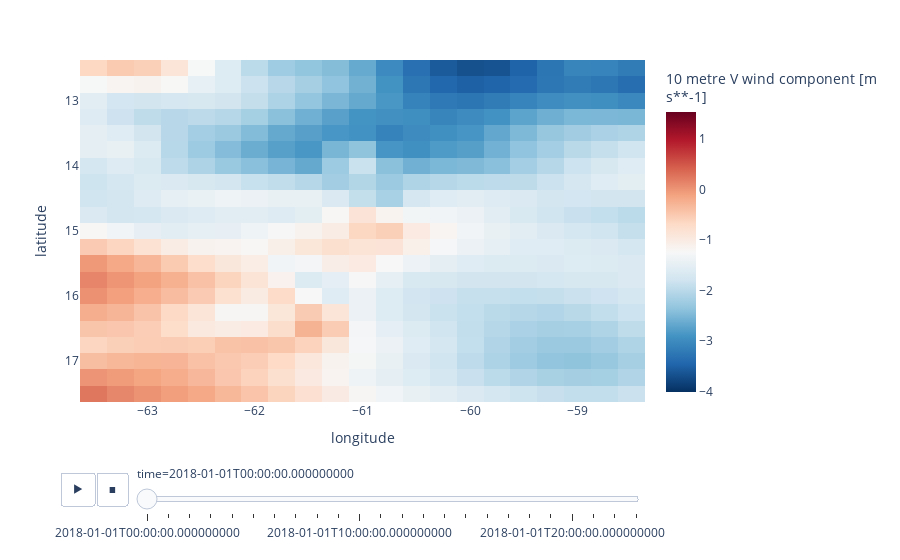

Source (notebook cell):
### Markdown cell above
### Code to visualize your variables

### Code cell
variable_name= 'v10'

try :
    nc = Dataset(os.path.join(path,'api',filename+'.nc'), 'r')
    ds = xr.open_dataset(xr.backends.NetCDF4DataStore(nc))
except FileNotFoundError :  
    print('no ERA data with this variable')
    sys.exit()

ds = ds[variable_name]

fig = px.imshow(ds, animation_frame='time', zmin=float(ds.min()), zmax=float(ds.max()), color_continuous_scale='RdBu_r')

fig.show()

### Figure 1 — Plotly figure (JSON) as saved in the notebook; plotly's stock layout.template omitted (floating-point values rounded to 4 significant figures; data arrays with more than 128 entries replaced by an {"elided": "..."} marker saying what was removed)
{"data": [{"coloraxis": "coloraxis", "hovertemplate": "longitude: %{x}<br>latitude: %{y}<br>10 metre V wind component [m<br>s**-1]: %{z}<extra></extra>", "name": "0", "type": "heatmap", "x": [-63.5, -63.25, -63, -62.75, -62.5, -62.25, -62, -61.75, -61.5, -61.25, -61, -60.75, -60.5, -60.25, -60, -59.75, -59.5, -59.25, -59, -58.75, -58.5], "xaxis": "x", "y": [17.5, 17.25, 17, 16.75, 16.5, 16.25, 16, 15.75, 15.5, 15.25, 15, 14.75, 14.5, 14.25, 14, 13.75, 13.5, 13.25, 13, 12.75, 12.5], "yaxis": "y", "z": {"elided": "21x21 float values"}}], "layout": {"coloraxis": {"cmax": 1.534, "cmin": -4.005, "colorbar": {"title": {"text": "10 metre V wind component [m<br>s**-1]"}}, "colorscale": [[0, "rgb(5,48,97)"], [0.1, "rgb(33,102,172)"], [0.2, "rgb(67,147,195)"], [0.3, "rgb(146,197,222)"], [0.4, "rgb(209,229,240)"], [0.5, "rgb(247,247,247)"], [0.6, "rgb(253,219,199)"], [0.7, "rgb(244,165,130)"], [0.8, "rgb(214,96,77)"], [0.9, "rgb(178,24,43)"], [1, "rgb(103,0,31)"]]}, "margin": {"t": 60}, "sliders": [{"active": 0, "currentvalue": {"prefix": "time="}, "len": 0.9, "pad": {"b": 10, "t": 60}, "steps": [{"args": [["2018-01-01T00:00:00.000000000"], {"frame": {"duration": 0, "redraw": true}, "fromcurrent": true, "mode": "immediate", "transition": {"duration": 0, "easing": "linear"}}], "label": "2018-01-01T00:00:00.000000000", "method": "animate"}, {"args": [["2018-01-01T01:00:00.000000000"], {"frame": {"duration": 0, "redraw": true}, "fromcurrent": true, "mode": "immediate", "transition": {"duration": 0, "easing": "linear"}}], "label": "2018-01-01T01:00:00.000000000", "method": "animate"}, {"args": [["2018-01-01T02:00:00.000000000"], {"frame": {"duration": 0, "redraw": true}, "fromcurrent": true, "mode": "immediate", "transition": {"duration": 0, "easing": "linear"}}], "label": "2018-01-01T02:00:00.000000000", "method": "animate"}, {"args": [["2018-01-01T03:00:00.000000000"], {"frame": {"duration": 0, "redraw": true}, "fromcurrent": true, "mode": "immediate", "transition": {"duration": 0, "easing": "linear"}}], "label": "2018-01-01T03:00:00.000000000", "method": "animate"}, {"args": [["2018-01-01T04:00:00.000000000"], {"frame": {"duration": 0, "redraw": true}, "fromcurrent": true, "mode": "immediate", "transition": {"duration": 0, "easing": "linear"}}], "label": "2018-01-01T04:00:00.000000000", "method": "animate"}, {"args": [["2018-01-01T05:00:00.000000000"], {"frame": {"duration": 0, "redraw": true}, "fromcurrent": true, "mode": "immediate", "transition": {"duration": 0, "easing": "linear"}}], "label": "2018-01-01T05:00:00.000000000", "method": "animate"}, {"args": [["2018-01-01T06:00:00.000000000"], {"frame": {"duration": 0, "redraw": true}, "fromcurrent": true, "mode": "immediate", "transition": {"duration": 0, "easing": "linear"}}], "label": "2018-01-01T06:00:00.000000000", "method": "animate"}, {"args": [["2018-01-01T07:00:00.000000000"], {"frame": {"duration": 0, "redraw": true}, "fromcurrent": true, "mode": "immediate", "transition": {"duration": 0, "easing": "linear"}}], "label": "2018-01-01T07:00:00.000000000", "method": "animate"}, {"args": [["2018-01-01T08:00:00.000000000"], {"frame": {"duration": 0, "redraw": true}, "fromcurrent": true, "mode": "immediate", "transition": {"duration": 0, "easing": "linear"}}], "label": "2018-01-01T08:00:00.000000000", "method": "animate"}, {"args": [["2018-01-01T09:00:00.000000000"], {"frame": {"duration": 0, "redraw": true}, "fromcurrent": true, "mode": "immediate", "transition": {"duration": 0, "easing": "linear"}}], "label": "2018-01-01T09:00:00.000000000", "method": "animate"}, {"args": [["2018-01-01T10:00:00.000000000"], {"frame": {"duration": 0, "redraw": true}, "fromcurrent": true, "mode": "immediate", "transition": {"duration": 0, "easing": "linear"}}], "label": "2018-01-01T10:00:00.000000000", "method": "animate"}, {"args": [["2018-01-01T11:00:00.000000000"], {"frame": {"duration": 0, "redraw": true}, "fromcurrent": true, "mode": "immediate", "transition": {"duration": 0, "easing": "linear"}}], "label": "2018-01-01T11:00:00.000000000", "method": "animate"}, {"args": [["2018-01-01T12:00:00.000000000"], {"frame": {"duration": 0, "redraw": true}, "fromcurrent": true, "mode": "immediate", "transition": {"duration": 0, "easing": "linear"}}], "label": "2018-01-01T12:00:00.000000000", "method": "animate"}, {"args": [["2018-01-01T13:00:00.000000000"], {"frame": {"duration": 0, "redraw": true}, "fromcurrent": true, "mode": "immediate", "transition": {"duration": 0, "easing": "linear"}}], "label": "2018-01-01T13:00:00.000000000", "method": "animate"}, {"args": [["2018-01-01T14:00:00.000000000"], {"frame": {"duration": 0, "redraw": true}, "fromcurrent": true, "mode": "immediate", "transition": {"duration": 0, "easing": "linear"}}], "label": "2018-01-01T14:00:00.000000000", "method": "animate"}, {"args": [["2018-01-01T15:00:00.000000000"], {"frame": {"duration": 0, "redraw": true}, "fromcurrent": true, "mode": "immediate", "transition": {"duration": 0, "easing": "linear"}}], "label": "2018-01-01T15:00:00.000000000", "method": "animate"}, {"args": [["2018-01-01T16:00:00.000000000"], {"frame": {"duration": 0, "redraw": true}, "fromcurrent": true, "mode": "immediate", "transition": {"duration": 0, "easing": "linear"}}], "label": "2018-01-01T16:00:00.000000000", "method": "animate"}, {"args": [["2018-01-01T17:00:00.000000000"], {"frame": {"duration": 0, "redraw": true}, "fromcurrent": true, "mode": "immediate", "transition": {"duration": 0, "easing": "linear"}}], "label": "2018-01-01T17:00:00.000000000", "method": "animate"}, {"args": [["2018-01-01T18:00:00.000000000"], {"frame": {"duration": 0, "redraw": true}, "fromcurrent": true, "mode": "immediate", "transition": {"duration": 0, "easing": "linear"}}], "label": "2018-01-01T18:00:00.000000000", "method": "animate"}, {"args": [["2018-01-01T19:00:00.000000000"], {"frame": {"duration": 0, "redraw": true}, "fromcurrent": true, "mode": "immediate", "transition": {"duration": 0, "easing": "linear"}}], "label": "2018-01-01T19:00:00.000000000", "method": "animate"}, {"args": [["2018-01-01T20:00:00.000000000"], {"frame": {"duration": 0, "redraw": true}, "fromcurrent": true, "mode": "immediate", "transition": {"duration": 0, "easing": "linear"}}], "label": "2018-01-01T20:00:00.000000000", "method": "animate"}, {"args": [["2018-01-01T21:00:00.000000000"], {"frame": {"duration": 0, "redraw": true}, "fromcurrent": true, "mode": "immediate", "transition": {"duration": 0, "easing": "linear"}}], "label": "2018-01-01T21:00:00.000000000", "method": "animate"}, {"args": [["2018-01-01T22:00:00.000000000"], {"frame": {"duration": 0, "redraw": true}, "fromcurrent": true, "mode": "immediate", "transition": {"duration": 0, "easing": "linear"}}], "label": "2018-01-01T22:00:00.000000000", "method": "animate"}, {"args": [["2018-01-01T23:00:00.000000000"], {"frame": {"duration": 0, "redraw": true}, "fromcurrent": true, "mode": "immediate", "transition": {"duration": 0, "easing": "linear"}}], "label": "2018-01-01T23:00:00.000000000", "method": "animate"}], "x": 0.1, "xanchor": "left", "y": 0, "yanchor": "top"}], "updatemenus": [{"buttons": [{"args": [null, {"frame": {"duration": 500, "redraw": true}, "fromcurrent": true, "mode": "immediate", "transition": {"duration": 500, "easing": "linear"}}], "label": "&#9654;", "method": "animate"}, {"args": [[null], {"frame": {"duration": 0, "redraw": true}, "fromcurrent": true, "mode": "immediate", "transition": {"duration": 0, "easing": "linear"}}], "label": "&#9724;", "method": "animate"}], "direction": "left", "pad": {"r": 10, "t": 70}, "showactive": false, "type": "buttons", "x": 0.1, "xanchor": "right", "y": 0, "yanchor": "top"}], "xaxis": {"anchor": "y", "domain": [0, 1], "title": {"text": "longitude"}}, "yaxis": {"anchor": "x", "autorange": "reversed", "domain": [0, 1], "title": {"text": "latitude"}}}}
